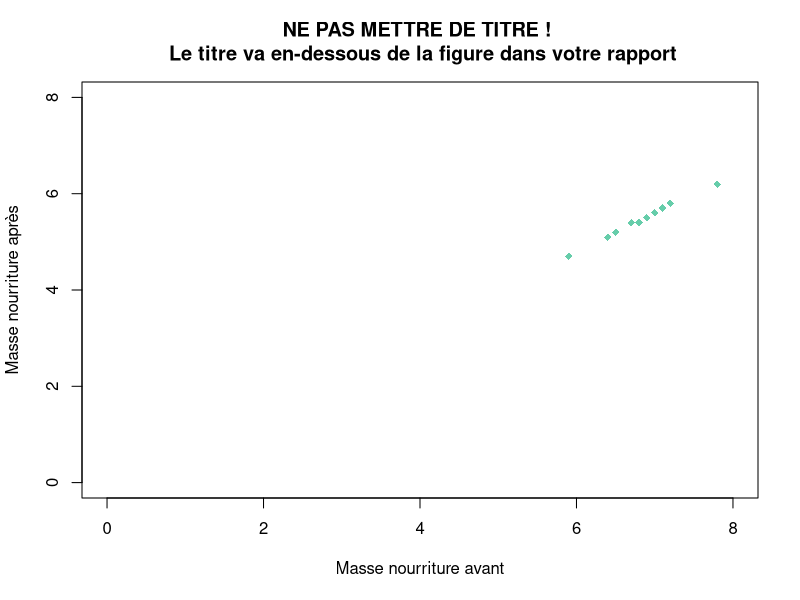
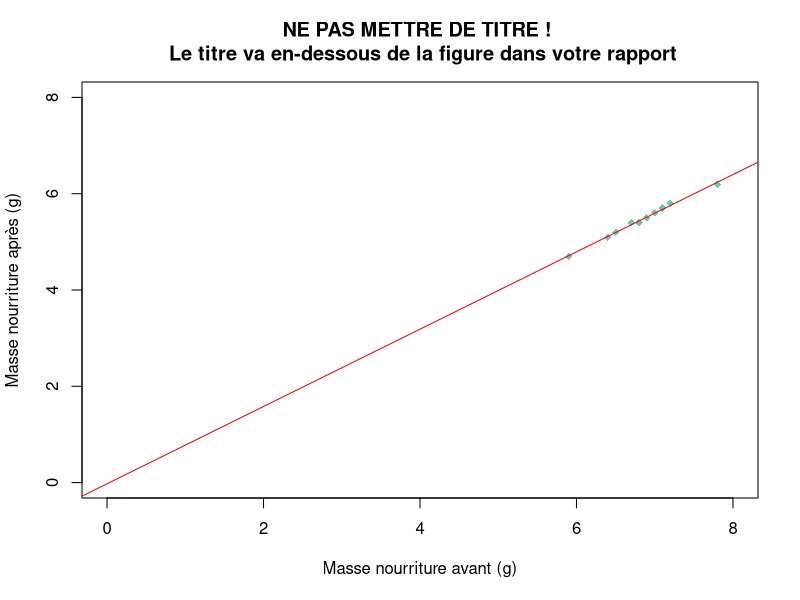
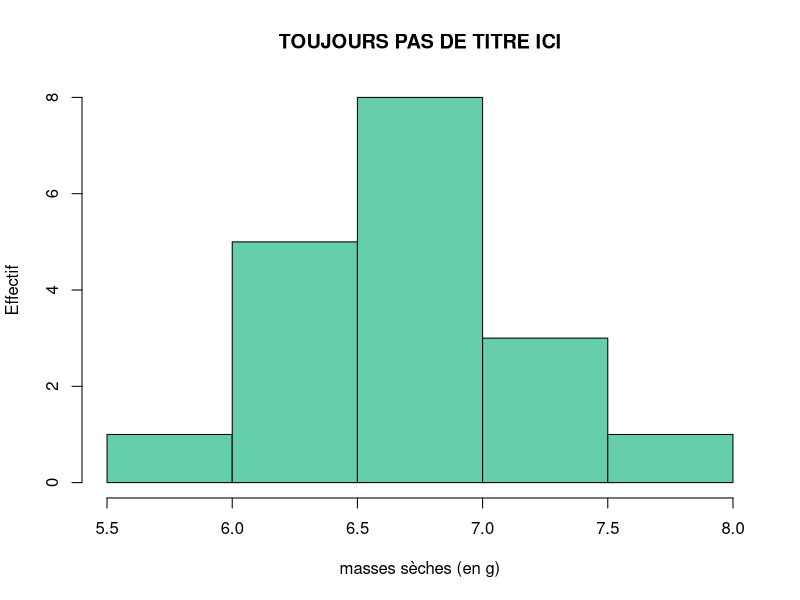
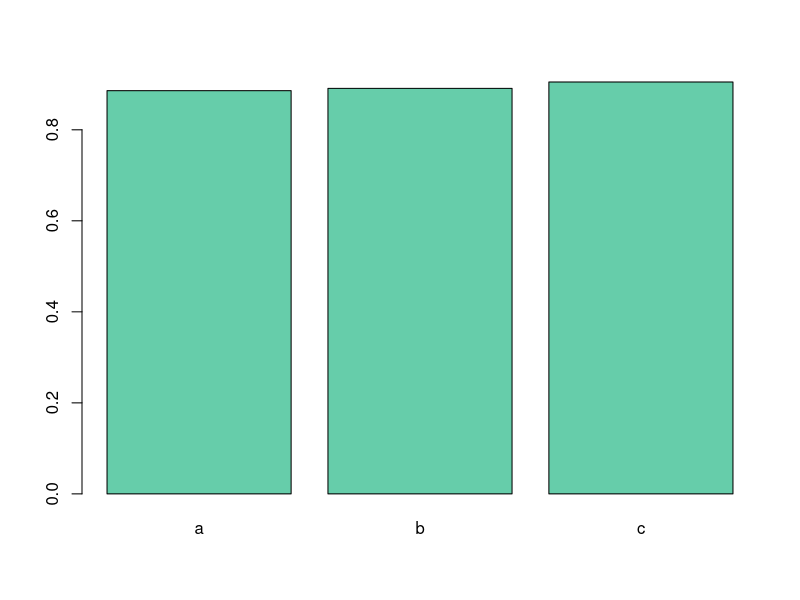
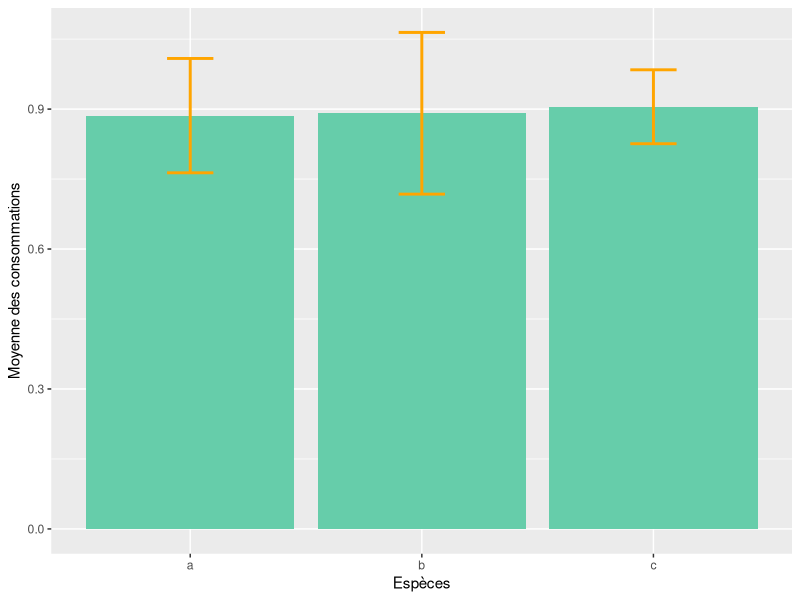
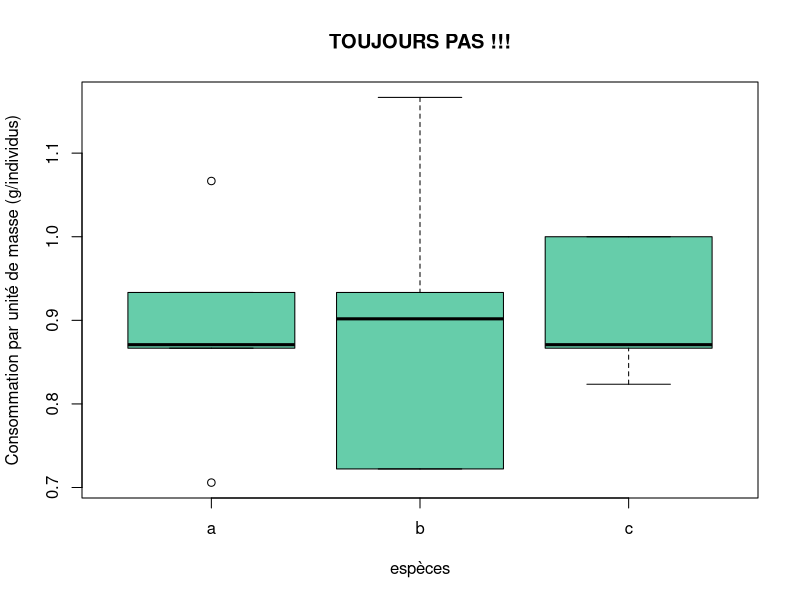

The R script that drew these images, in order:
## ---- chunk 1
knitr::opts_chunk$set(echo = TRUE)
## ---- chunk 2
setwd("C:/Users/camil/Camille/1_These/5_Monitorat/R_Github_repo/Aide_R_cours")
## ---- chunk 3
data <- read.csv(file = "exemple.csv",
                 sep = ";",
                 dec = ",")

head(data)
## ---- chunk 4
data[, 2]
data[, "traitement"]
data$traitement # le $ est une sorte de raccourci pour dire colonne
## ---- chunk 5
data[5, ]
data["5", ]
## ---- chunk 6
data[3, 6]
data[3, "poids_animal"]
## ---- chunk 7
data$conso_tot <- data$poids_sec_av - data$poids_sec_ap
head(data)
## ---- chunk 8
data$conso_masse <- (data$poids_sec_av - data$poids_sec_ap)/data$poids_animal
head(data)
## ---- chunk 9
plot(x = data$poids_sec_av, y = data$poids_sec_ap,
     xlim = c(0, 8), ylim = c(0, 8), 
     pch = 18, 
     cex = 1, 
     col = "aquamarine3",
     xlab = "Masse nourriture avant", ylab = "Masse nourriture après",
     main = "NE PAS METTRE DE TITRE ! \n Le titre va en-dessous de la figure dans votre rapport")

## ---- chunk 10
# 1/ on créé un modèle pour voir s'il peut "fitter" les données?
model <- lm(data$poids_sec_ap ~ data$poids_sec_av)
## ---- chunk 11
# 2/ on regarde les propriétés de ce modèle:

## le R2 qui exprime le pourcentage de variation de y qui est expliqué par le modèle:
summary(model)$adj.r.squared

## les coefficients du modèle c'est à dire l'ordonnée à l'origine et la pente:
model$coefficients
## ---- chunk 12
# 3/ On peut ensuite refaire le graphique précédent en ajoutant la droite de régression 
# grace à la fonction abline():
plot(x = data$poids_sec_av, y = data$poids_sec_ap,
     xlim = c(0, 8), ylim = c(0, 8), 
     pch = 18, 
     cex = 1, 
     col = "aquamarine3",
     xlab = "Masse nourriture avant (g)", 
     ylab = "Masse nourriture après (g)",
     main = "NE PAS METTRE DE TITRE ! \n Le titre va en-dessous de la figure dans votre rapport")
abline(model, col = "red")
## ---- chunk 13
cor(data$poids_sec_av, data$poids_sec_ap, method = c("pearson"))
## ---- chunk 14
hist(data$poids_sec_av, 
     col = "aquamarine3", 
     main = "TOUJOURS PAS DE TITRE ICI", 
     xlab = "masses sèches (en g)", 
     ylab = "Effectif")
## ---- chunk 15
data$conso_masse[which(data$espece == "a")]
## ---- chunk 16
mean_esp_a <- mean(data$conso_masse[which(data$espece == "a")])
## ---- chunk 17
# Calcul des moyennes de consommation pour chaque espèce:
mean_esp_b <- mean(data$conso_masse[which(data$espece == "b")])
mean_esp_c <- mean(data$conso_masse[which(data$espece == "c")])
## ---- chunk 18
data_mean <- data.frame(espece = c("a", "b", "c"), mean = c(mean_esp_a, mean_esp_b, mean_esp_c))
## ---- chunk 19
data_mean[1, "mean"] <- round(mean_esp_a, 3)
data_mean[2, "mean"] <- round(mean_esp_b, 3)
data_mean[3, "mean"] <- round(mean_esp_c, 3)
## ---- chunk 20
barplot(height = data_mean$mean, names = data_mean$espece, col = "aquamarine3")
## ---- chunk 21
## Exemple détaille pour l'espèce a: 

# Calcul de l'écart type des consommation pour l'espèce a:
sd_a <- sd(data$conso_masse[which(data$espece == "a")])

# Calcul de l'erreur type des consommations pour l'espèce a:
se_a <- sd_a/sqrt(nrow(data[which(data$espece == "a"), ]))

# Calcul de l'intervalle de confiance pour l'espèce a:
ic_a <- se_a * qt(0.975, nrow(data[which(data$espece == "b"), ]) - 1)

## On réalise la même chose pour les deux espèces restantes:
sd_b <- sd(data$conso_masse[which(data$espece == "b")])
se_b <- sd_b/sqrt(nrow(data[which(data$espece == "b"), ]))
ic_b <- se_b * qt(0.975, nrow(data[which(data$espece == "b"), ]) - 1)

sd_c <- sd(data$conso_masse[which(data$espece == "c")])
se_c <- sd_c/sqrt(nrow(data[which(data$espece == "c"), ]))
ic_c <- se_c * qt(0.975, nrow(data[which(data$espece == "c"), ]) - 1)

## ---- chunk 22
data_mean$ic <- c(ic_a, ic_b, ic_c)
## ---- chunk 23
# On appelle l'outil ggplot2 (à installer avant si besoin: install.packages("ggplo2"))
library(ggplot2)

## On trace le graphique:
ggplot(data_mean) +
  geom_bar(aes(x = data_mean$espece, y = data_mean$mean), stat = "identity", 
           fill = "aquamarine3") +
  geom_errorbar(aes(x = data_mean$espece, ymin = data_mean$mean - data_mean$ic, ymax = data_mean$mean +     data_mean$ic), width = 0.2, colour = "orange",  size = 1) +
  labs(x = "Espèces", y = "Moyenne des consommations")

## ---- chunk 24
boxplot(data$conso_masse ~ data$espece, 
        col = "aquamarine3", 
        main = "TOUJOURS PAS !!!", 
        xlab = "espèces", 
        ylab = "Consommation par unité de masse (g/individus)")
